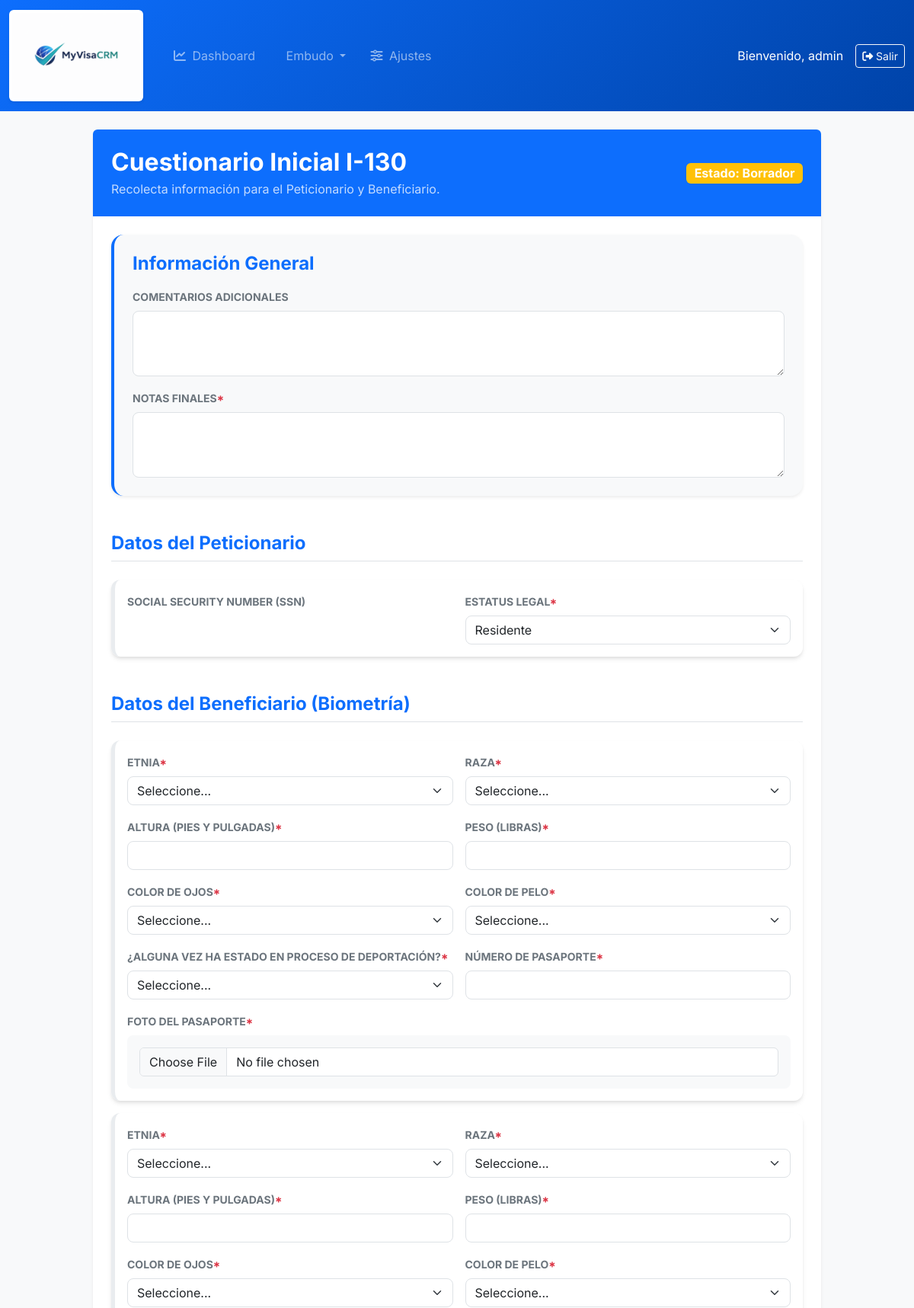
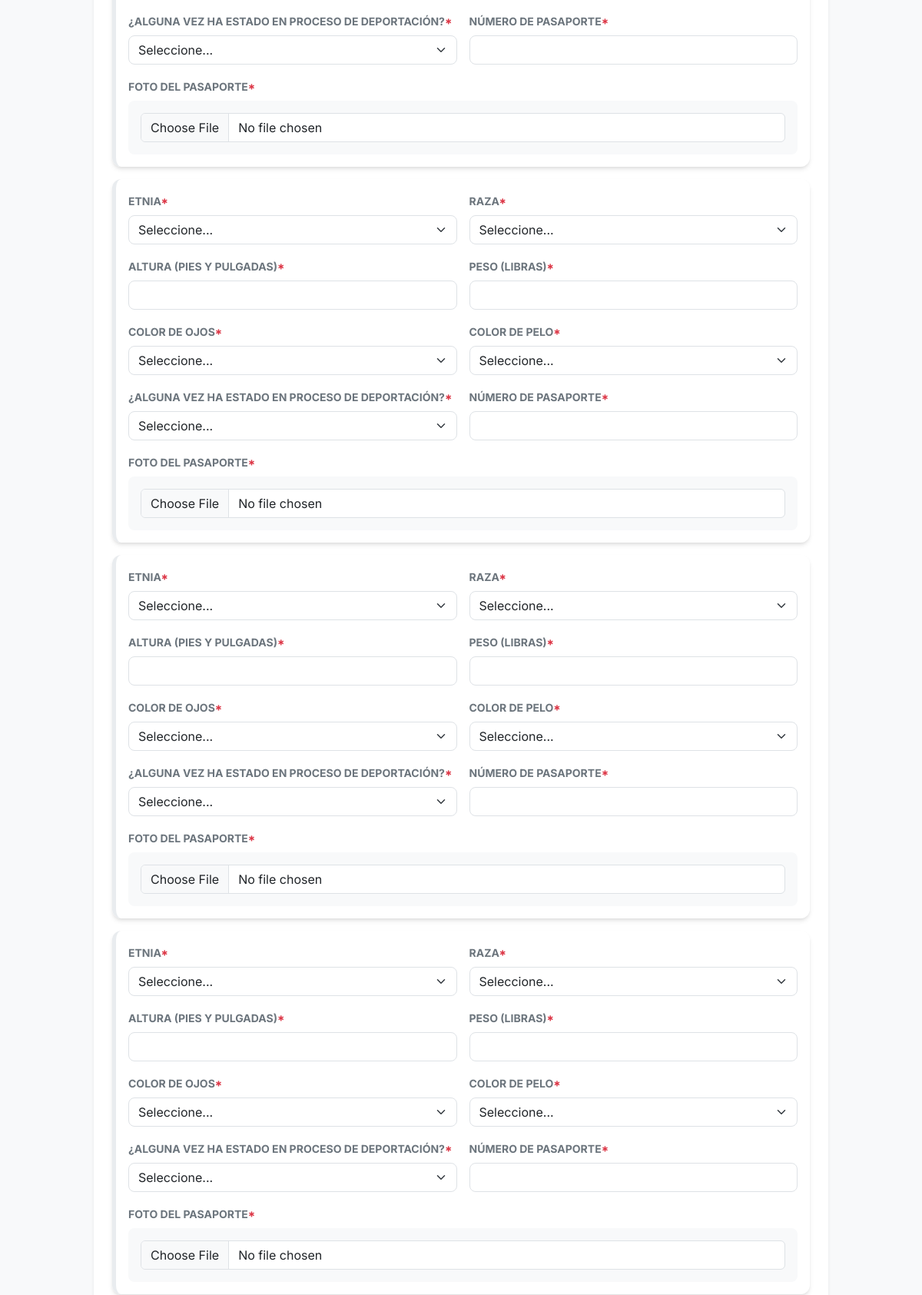
The page /formularios/detalle/3/ (signed in, upper part) on the database its author committed (2 pictures, top to bottom).
### formularios/models.py (models this page shows, shortened)
class Formulario(models.Model):
    agencia = models.ForeignKey(Agencia, on_delete=models.CASCADE, related_name='formularios', null=True)
    nombre = models.CharField(max_length=200, help_text="Ej: Cuestionario Inicial I-130")
    descripcion = models.TextField(blank=True)
    activo = models.BooleanField(default=True)
    creado_el = models.DateTimeField(auto_now_add=True)
    class Meta:
        verbose_name = "Molde de Formulario"
        verbose_name_plural = "Moldes de Formularios"

class RespuestaFormulario(models.Model):
    ESTADO_CHOICES = [
        ('BORRADOR', 'Borrador'),
        ('ENVIADO', 'Enviado'),
        ('BLOQUEADO', 'Bloqueado'),
    ]
    caso = models.ForeignKey(Caso, on_delete=models.CASCADE, related_name='respuestas_formularios')
    formulario = models.ForeignKey(Formulario, on_delete=models.PROTECT)
    datos = models.JSONField(default=dict, help_text="Almacena todas las respuestas del usuario")
    estado = models.CharField(max_length=20, choices=ESTADO_CHOICES, default='BORRADOR')
    ultima_actualizacion = models.DateTimeField(auto_now=True)
    @property
    def solo_lectura(self):
        return self.estado in ['ENVIADO', 'BLOQUEADO']
    class Meta:
        verbose_name = "Respuesta de Formulario"
        verbose_name_plural = "Respuestas de Formularios"

class Pregunta(models.Model):
    TIPO_DATO_CHOICES = [
        ('TEXTO', 'Texto Corto'),
        ('TEXTAREA', 'Texto Largo'),
        ('FECHA', 'Fecha'),
        ('EMAIL', 'Email'),
        ('NUMERO', 'Número'),
        ('SELECT', 'Selección Múltiple'),
        ('PAIS', 'País'),
        ('ESTADO_US', 'Estado USA'),
        ('DIRECCION_US', 'Dirección USA (Completa)'),
        ('ARCHIVO', 'Archivo / Imagen'),
    ]
    formulario = models.ForeignKey(Formulario, on_delete=models.CASCADE, related_name='preguntas_sueltas', blank=True, null=True)
    seccion = models.ForeignKey(Seccion, on_delete=models.CASCADE, related_name='preguntas', null=True, blank=True)
    texto_pregunta = models.CharField(max_length=500)
    ayuda_visual = models.TextField(blank=True, help_text="Pequeña explicación para el usuario")
    tipo_dato = models.CharField(max_length=20, choices=TIPO_DATO_CHOICES, default='TEXTO')
    orden = models.PositiveIntegerField(default=0)
    es_requerida = models.BooleanField(default=True)
    opciones = models.TextField(blank=True, help_text="Para selección múltiple, separar por comas")
    class Meta:
        ordering = ['orden']
        verbose_name = "Pregunta"
        verbose_name_plural = "Preguntas"

class Seccion(models.Model):
    agencia = models.ForeignKey(Agencia, on_delete=models.CASCADE, related_name='secciones_formularios', null=True)
    nombre = models.CharField(max_length=200)
    descripcion = models.TextField(blank=True)
    repetible = models.BooleanField(default=False, help_text="¿Permitir agregar múltiples instancias (ej: empleos)?")
    activo = models.BooleanField(default=True)
    class Meta:
        verbose_name_plural = "Secciones"

### formularios/views.py (the view, shortened to what this page needs)
# urls.py: path('detalle/<int:respuesta_id>/', views.formulario_detalle, name='formulario_detalle'),
@login_required
def formulario_detalle(request, respuesta_id):
    respuesta_obj = get_object_or_404(RespuestaFormulario, id=respuesta_id)
    formulario = respuesta_obj.formulario
    profile = getattr(request.user, 'profile', None)
    is_owner = request.user == respuesta_obj.caso.beneficiario_principal
    is_staff_agency = profile and profile.tipo == 'MIEMBRO' and profile.agencia == respuesta_obj.caso.agencia
    if not (is_owner or is_staff_agency):
        messages.error(request, "No tienes permiso para ver este formulario.")
        return redirect('dashboard')
    fs_list = formulario.formularioseccion_set.all().order_by('orden').select_related('seccion')
    secciones = [fs.seccion for fs in fs_list]
    preguntas_sueltas = formulario.preguntas_sueltas.filter(seccion__isnull=True).order_by('orden')
    context = {
        'respuesta': respuesta_obj,
        'formulario': formulario,
        'secciones': secciones,
        'preguntas_sueltas': preguntas_sueltas,
        'readonly': respuesta_obj.solo_lectura and not request.user.is_staff
    }
    return render(request, 'formularios/formulario_detalle.html', context)

### formularios/templatetags/formulario_extras.py (called while the page is built)
@register.filter
def add_index(value, index):
    return f"{value}_{index}"

@register.filter
def add_str(value, arg):
    return str(value) + str(arg)

@register.filter
def has_data_for_index(dictionary, question_id_and_index):
    if not isinstance(dictionary, dict):
        return False
    prefix = f"q_{question_id_and_index}"
    for key in dictionary.keys():
        if key.startswith(prefix):
            return True
    return False

@register.filter
def get_value(dictionary, key):
    if not isinstance(dictionary, dict):
        return ""
    return dictionary.get(key, "")

@register.filter
def split(value, arg):
    return value.split(arg)

@register.filter
def trim(value):
    return value.strip()

### templates/formularios/formulario_detalle.html (shortened to what this page needs)
{% extends 'base.html' %}
{% load static formulario_extras %}
{% block content %}
<div class="row justify-content-center">
    <div class="col-lg-10">
        <div class="card shadow-sm border-0 mb-4">
            <div class="card-body p-4 bg-primary text-white rounded-top">
                <div class="d-flex justify-content-between align-items-center">
                    <div>
                        <h2 class="fw-bold mb-1">{{ formulario.nombre }}</h2>
                        <p class="mb-0 opacity-75">{{ formulario.descripcion }}</p>
                    </div>
                    <div class="text-end">
                        <span class="badge {% if respuesta.estado == 'BORRADOR' %}bg-warning{% elif respuesta.estado == 'ENVIADO' %}bg-success{% else %}bg-danger{% endif %} fs-6">
                            Estado: {{ respuesta.get_estado_display }}
                        </span>
                    </div>
                </div>
            </div>
            <form method="post" id="dynamic-form" class="p-4 bg-white rounded-bottom" enctype="multipart/form-data">
                {% if preguntas_sueltas %}
                    <div class="section-container mb-5 bg-light p-4 rounded-4 shadow-sm border-start border-primary border-4">
                        <h4 class="fw-bold text-primary mb-3">Información General</h4>
                        <div class="row g-3">
                            {% for pregunta in preguntas_sueltas %}
                                {% include 'formularios/partial_pregunta.html' with index=0 %}
                            {% endfor %}
                        </div>
                    </div>
                {% endif %}
                {% for seccion in secciones %}
                <div class="section-container mb-5" id="section-{{ seccion.id }}" data-repetible="{{ seccion.repetible|yesno:'true,false' }}">
                    <div class="d-flex justify-content-between align-items-center mb-3">
                        <h4 class="fw-bold text-primary border-bottom pb-2 flex-grow-1">
                            {{ seccion.nombre }}
                        </h4>
                    </div>
                    <div class="instances-container" id="instances-{{ seccion.id }}">
                        {% for i in "01234567"|make_list %}
                            {% with idx=forloop.counter0 %}
                                {% with q_id_idx=seccion.preguntas.first.id|add_index:idx %}
                                {% if not seccion.repetible and idx == 0 or seccion.repetible and idx == 0 or respuesta.datos|has_data_for_index:q_id_idx %}
                                    <div class="instance card mb-3 border-light-subtle bg-light bg-opacity-10 p-3" data-index="{{ idx }}">
                                        <div class="row g-3">
                                            {% for pregunta in seccion.preguntas.all %}
                                                {% include 'formularios/partial_pregunta.html' with index=idx %}
                                            {% endfor %}
                                        </div>
                                    </div>
                                {% endif %}
                                {% endwith %}
                            {% endwith %}
                        {% endfor %}
                    </div>
                </div>
                {% endfor %}
            </form>
        </div>
    </div>
</div>
{% endblock %}

### templates/base.html (shortened to what this page needs)
{% load static %}
<!DOCTYPE html>
<html lang="es">
<head>
    <link href="https://cdn.jsdelivr.net/npm/bootstrap@5.3.0/dist/css/bootstrap.min.css" rel="stylesheet">
    <link href="https://cdnjs.cloudflare.com/ajax/libs/font-awesome/6.4.0/css/all.min.css" rel="stylesheet">
</head>
<body>
    <nav class="navbar navbar-expand-lg navbar-dark mb-4">
        <div class="container-fluid">
            <a class="navbar-brand fw-bold" href="/">
                <img src="{% static 'crm/myvisacrm.png' %}" alt="MyVisaCRM" height="120"
                    class="me-2 rounded shadow-sm bg-white p-1">
            </a>
            {% if user.is_authenticated %}
            <div class="collapse navbar-collapse" id="navs">
                <ul class="navbar-nav me-auto mb-2 mb-lg-0">
                    {% if user.is_staff or user.profile.es_admin_agencia|default_if_none:False %}
                    <li class="nav-item">
                        <a class="nav-link px-3" href="{% url 'dashboard' %}"><i
                                class="fa-solid fa-chart-line me-1"></i> Dashboard</a>
                    </li>
                    <li class="nav-item dropdown">
                        <a class="nav-link dropdown-toggle px-3" href="#" id="funnelDropdown" role="button"
                            data-bs-toggle="dropdown" aria-expanded="false">
                             Embudo
                        </a>
                    </li>
                    <li class="nav-item">
                        <a class="nav-link px-3" href="{% url 'global_settings' %}"><i
                                class="fa-solid fa-sliders me-1"></i> Ajustes</a>
                    </li>
                    {% else %}
                    <li class="nav-item">
                        <a class="nav-link" href="{% url 'client_portal' %}"><i class="fa-solid fa-user"></i> Portal de
                            Cliente</a>
                    </li>
                    {% endif %}
                </ul>
                <div class="d-flex text-white align-items-center">
                    <span class="me-3">Bienvenido, {{ user.username }}</span>
                    <form method="post" action="{% url 'logout' %}" class="d-inline">
                        <button type="submit" class="btn btn-sm btn-outline-light"><i
                                class="fa-solid fa-right-from-bracket"></i> Salir</button>
                    </form>
                </div>
            </div>
            {% endif %}
        </div>
    </nav>
    <div class="container-fluid px-4 pb-5">
        {% block content %}{% endblock %}
    </div>
</body>
</html>

### templates/formularios/partial_pregunta.html (shortened to what this page needs)
{% load formulario_extras %}
<div class="col-md-{% if pregunta.tipo_dato == 'TEXTAREA' or pregunta.tipo_dato == 'DIRECCION_US' or pregunta.tipo_dato == 'ARCHIVO' %}12{% else %}6{% endif %}">
    <label class="form-label fw-bold small text-secondary text-uppercase">{{ pregunta.texto_pregunta }}{% if pregunta.es_requerida %}<span class="text-danger">*</span>{% endif %}</label>
    {% with field_id="q_"|add_str:pregunta.id|add_str:"_"|add_str:index %}
    {% if pregunta.tipo_dato == 'TEXT' or pregunta.tipo_dato == 'EMAIL' or pregunta.tipo_dato == 'NUMERO' %}
        <input type="{% if pregunta.tipo_dato == 'EMAIL' %}email{% elif pregunta.tipo_dato == 'NUMERO' %}number{% else %}text{% endif %}"
               name="{{ field_id }}"
               class="form-control rounded-3"
               value="{{ respuesta.datos|get_value:field_id }}"
               {% if pregunta.es_requerida %}required{% endif %}
               {% if readonly %}disabled{% endif %}>
    {% elif pregunta.tipo_dato == 'TEXTAREA' %}
        <textarea name="{{ field_id }}" class="form-control rounded-3" rows="3" {% if pregunta.es_requerida %}required{% endif %} {% if readonly %}disabled{% endif %}>{{ respuesta.datos|get_value:field_id }}</textarea>
    {% elif pregunta.tipo_dato == 'FECHA' %}
        <input type="date" name="{{ field_id }}" class="form-control rounded-3" value="{{ respuesta.datos|get_value:field_id }}" {% if pregunta.es_requerida %}required{% endif %} {% if readonly %}disabled{% endif %}>
    {% elif pregunta.tipo_dato == 'SELECT' %}
        <select name="{{ field_id }}" class="form-select rounded-3" {% if pregunta.es_requerida %}required{% endif %} {% if readonly %}disabled{% endif %}>
            <option value="">Seleccione...</option>
            {% for opcion in pregunta.opciones|split:"," %}
                <option value="{{ opcion|trim }}" {% if respuesta.datos|get_value:field_id == opcion|trim %}selected{% endif %}>{{ opcion|trim }}</option>
            {% endfor %}
        </select>
    {% elif pregunta.tipo_dato == 'ARCHIVO' %}
        <div class="p-3 border-dashed rounded-3 bg-light text-center">
            {% with file_url=respuesta.datos|get_value:field_id %}
                <input type="file" name="{{ field_id }}" class="form-control" {% if readonly %}disabled{% endif %}>
            {% endwith %}
        </div>
    {% endif %}
    {% endwith %}
</div>

### templates/base.html (style rules this page uses)
body { background-color: #f8f9fa; font-family: 'Inter', sans-serif; }
.navbar { background: linear-gradient(135deg, #0d6efd 0%, #0043a8 100%); }
.card { border-radius: 12px; border: none; box-shadow: 0 4px 6px -1px rgba(0, 0, 0, .1), 0 2px 4px -1px rgba(0, 0, 0, .06); }

### templates/formularios/formulario_detalle.html (style rules this page uses)
.section-container { animation: slideIn 0.4s ease-out; }
.instance { position: relative; border-left: 5px solid transparent; transition: all 0.2s cubic-bezier(0.4, 0, 0.2, 1); }

### rows shown on the page
Formulario: nombre "Cuestionario Inicial I-130", descripcion "Recolecta información para el Peticionario y Beneficiario."
RespuestaFormulario: estado "Borrador"
Pregunta: texto_pregunta "COMENTARIOS ADICIONALES"
Pregunta: texto_pregunta "NOTAS FINALES"
Seccion: nombre "Datos del Peticionario"
Pregunta: texto_pregunta "SOCIAL SECURITY NUMBER (SSN)"
Pregunta: texto_pregunta "ESTATUS LEGAL", opciones+es_requerida "Residente"
Seccion: nombre "Datos del Beneficiario (Biometría)"
Pregunta: texto_pregunta "ETNIA"
Pregunta: texto_pregunta "RAZA"
Pregunta: texto_pregunta "ALTURA (PIES Y PULGADAS)"
Pregunta: texto_pregunta "PESO (LIBRAS)"
Pregunta: texto_pregunta "COLOR DE OJOS"
Pregunta: texto_pregunta "COLOR DE PELO"
Pregunta: texto_pregunta "¿ALGUNA VEZ HA ESTADO EN PROCESO DE DEPORTACIÓN?"
Pregunta: texto_pregunta "NÚMERO DE PASAPORTE"
Pregunta: texto_pregunta "FOTO DEL PASAPORTE"

### other values the page prints
{{ user.username }} "admin"
